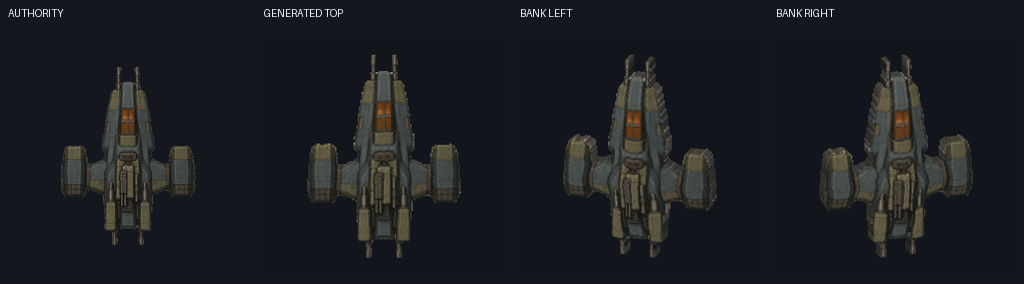
#> input picture mesh-builder/docs/SELF_TEST_EVIDENCE_v0.3.0/authority_mesh_generation_contact_sheet.png, 1024 x 284 px
$ python -i pipeline.py   (imports and definitions only)
#> lines starting #> are read from the running program, lines starting #| are printed output that depends on the picture; after the words box and inside, x2 and y2 are one past the last pixel; in counts of white or black regions, pixels touching at a corner belong together
#> further down, picture is the input picture: PIL image 1024x284 RGBA; mean R, G, B, A 27.5, 30.6, 33.9, 255
from __future__ import annotations

import atexit
import hashlib
import json
import os
import shutil
import signal
import subprocess
import threading
import time
import uuid
from dataclasses import dataclass
from datetime import datetime, timezone
from pathlib import Path
from typing import Any

from PIL import Image, ImageChops, ImageDraw, ImageOps, ImageStat

from common.mesh_math import is_valid_job_id

ALLOWED_MESH = {'.glb', '.gltf', '.obj', '.fbx'}
ALLOWED_IMAGE = {'.png', '.jpg', '.jpeg', '.webp'}
MAX_IMAGE_DIMENSION = 8192
MIN_IMAGE_DIMENSION = 32
MAX_UPLOAD_BYTES = 250 * 1024 * 1024
OPAQUE_BG_DISTANCE_THRESHOLD = 28
REVIEW_SIZES = (96, 64)
FIT_CANVAS_SIZE = 512
FIT_CANVAS_MARGIN = 28

RENDER_REQUIRED_OUTPUTS = [
    'normalized.blend',
    'normalized.glb',
    'preview_neutral_master.png',
    'preview_bank_left_master.png',
    'preview_bank_right_master.png',
    'silhouette_top_master.png',
    'asset.json',
    'run_report.json',
]

GENERATION_REQUIRED_OUTPUTS = [
    'authority_mesh_generation_report.json',
    'authority_mesh_generation_contact_sheet.png',
    'authority_mesh_preview_top.png',
    'authority_mesh_preview_bank_left.png',
    'authority_mesh_preview_bank_right.png',
    'authority_mesh_glb_silhouette.png',
    'authority_mesh_blender_import_silhouette.png',
]

POSTPROCESS_REQUIRED_OUTPUTS = [
    'preview_neutral_96_lanczos.png',
    'preview_bank_left_96_lanczos.png',
    'preview_bank_right_96_lanczos.png',
    'preview_neutral_64_lanczos.png',
    'preview_bank_left_64_lanczos.png',
    'preview_bank_right_64_lanczos.png',
    'preview_neutral_96_nearest.png',
    'preview_bank_left_96_nearest.png',
    'preview_bank_right_96_nearest.png',
    'preview_neutral_64_nearest.png',
    'preview_bank_left_64_nearest.png',
    'preview_bank_right_64_nearest.png',
    'review_sheet_neutral_96.png',
    'review_sheet_neutral_64.png',
    'review_sheet_terrain_proxy_96.png',
    'review_sheet_terrain_proxy_64.png',
    'authority_mask.png',
    'silhouette_comparison.png',
    'review.json',
]

_STATUS_LOCK = threading.RLock()
_JOB_SEMAPHORE = threading.BoundedSemaphore(1)
_ACTIVE_PROCESSES: dict[str, subprocess.Popen[str]] = {}
_ACTIVE_PROCESSES_LOCK = threading.RLock()


@dataclass(frozen=True)
class JobPaths:
    root: Path
    source: Path
    output: Path
    logs: Path


def utc_now() -> str:
    return datetime.now(timezone.utc).isoformat()


# [245 lines left out: functions sha256_file, safe_name, load_profiles, _write_json, create_job, job_paths and 8 more, not called in this run]


# [1 line not run here, left out]


def _handle_termination(signum: int, _frame: object) -> None:
    terminate_active_processes()
    raise SystemExit(128 + signum)


# [2 lines not run here, left out]


# [36 lines left out: function run_blender, not called in this run]


def _alpha_mask(image: Image.Image, threshold: int = OPAQUE_BG_DISTANCE_THRESHOLD) -> Image.Image:
#> called with threshold = 28
    rgba = image.convert('RGBA')
    alpha = rgba.getchannel('A')
#> alpha: PIL image 1024x284 L; every value is 255
    extrema = alpha.getextrema()
#> extrema = (255, 255)
    if extrema and extrema[0] < 250:
        return alpha.point(lambda value: 255 if value >= 24 else 0, mode='1').convert('L')

    rgb = rgba.convert('RGB')
    corners = [
        rgb.getpixel((0, 0)),
        rgb.getpixel((rgb.width - 1, 0)),
        rgb.getpixel((0, rgb.height - 1)),
        rgb.getpixel((rgb.width - 1, rgb.height - 1)),
    ]
#> corners = [(20, 24, 30), (20, 24, 30), (20, 24, 30), (20, 24, 30)]
    background = tuple(round(sum(pixel[channel] for pixel in corners) / len(corners)) for channel in range(3))
#> background = (20, 24, 30)
    difference = ImageChops.difference(rgb, Image.new('RGB', rgb.size, background))
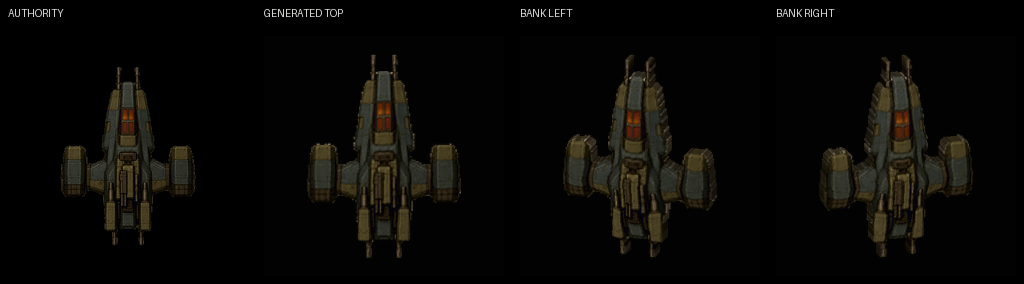
#> difference: PIL image 1024x284 RGB; mean R, G, B 9.3, 8.4, 6
    red, green, blue = difference.split()
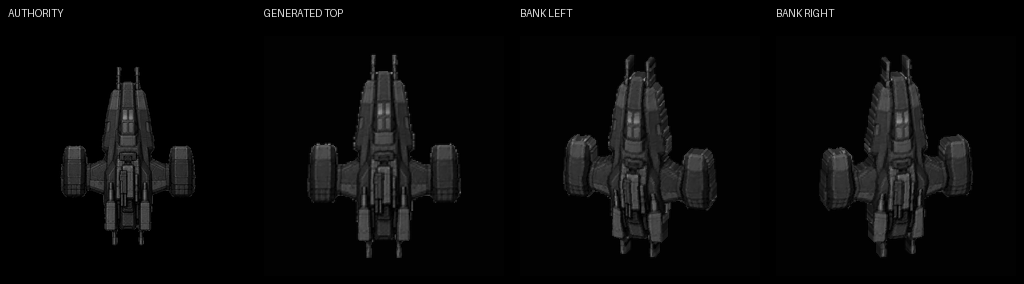
#> red: PIL image 1024x284 L; min 0, max 218, mean 9.3
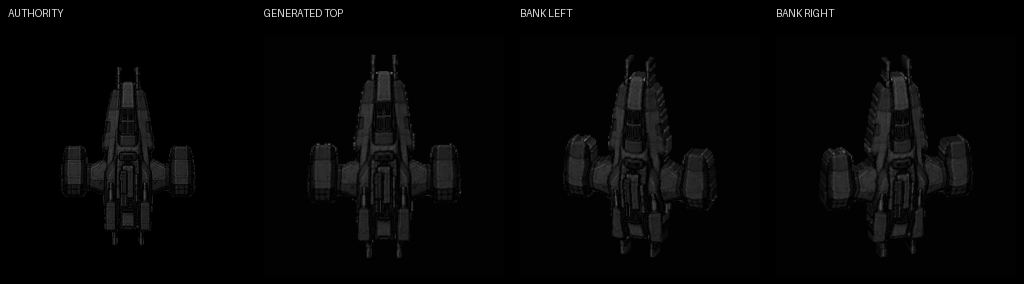
#> blue: PIL image 1024x284 L; min 0, max 216, mean 6
    maximum_channel_difference = ImageChops.lighter(ImageChops.lighter(red, green), blue)
    return maximum_channel_difference.point(lambda value: 255 if value > threshold else 0, mode='1').convert('L')
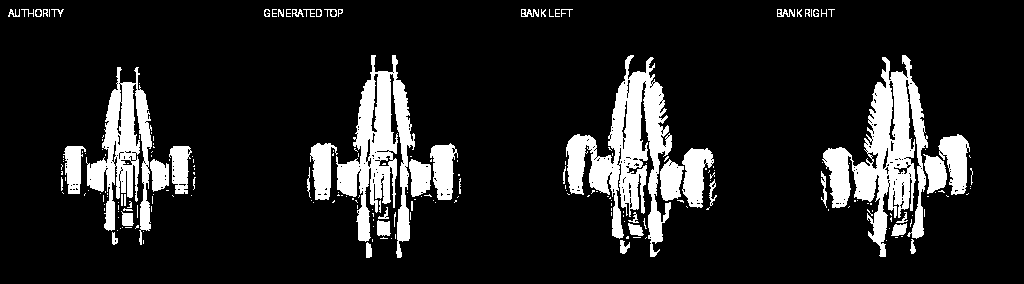
#> returned value: PIL image 1024x284 L; 13.6% white; 220 white regions (160 under 20 px), largest, box (x1, y1, x2, y2) and area: (822, 55, 928, 257) 8460, (566, 55, 672, 257) 8177, (336, 55, 415, 258) 6739


# [430 lines left out: functions _fit_mask, _mask_iou, _silhouette_iou, _background, _composite_on, _authority_tile and 11 more, not called in this run]

>>> from PIL import Image
>>> picture = Image.open('../docs/SELF_TEST_EVIDENCE_v0.3.0/authority_mesh_generation_contact_sheet.png')
>>> result = _alpha_mask(picture)
